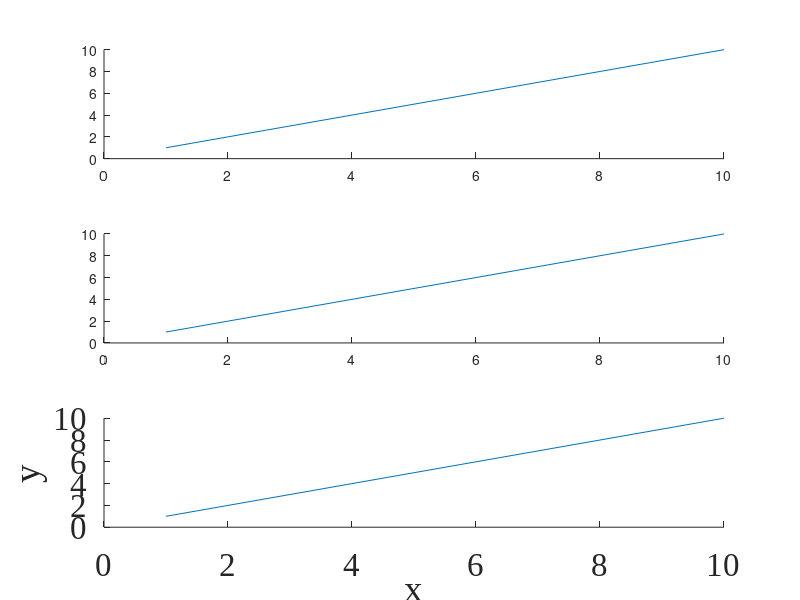

MATLAB code for this plot:
x=1:10;
y1 = 1:10;
y2 = y1;
y3 = y2;

figure(1);

subplot(3,1,1); hold on;
plot(x,y1);

subplot(3,1,2); hold on;
plot(x,y2);

subplot(3,1,3); hold on;  set(gca, 'Fontname', 'Times New Roman','FontSize',24)
plot(x,y3);
xlabel('x')
ylabel('y')